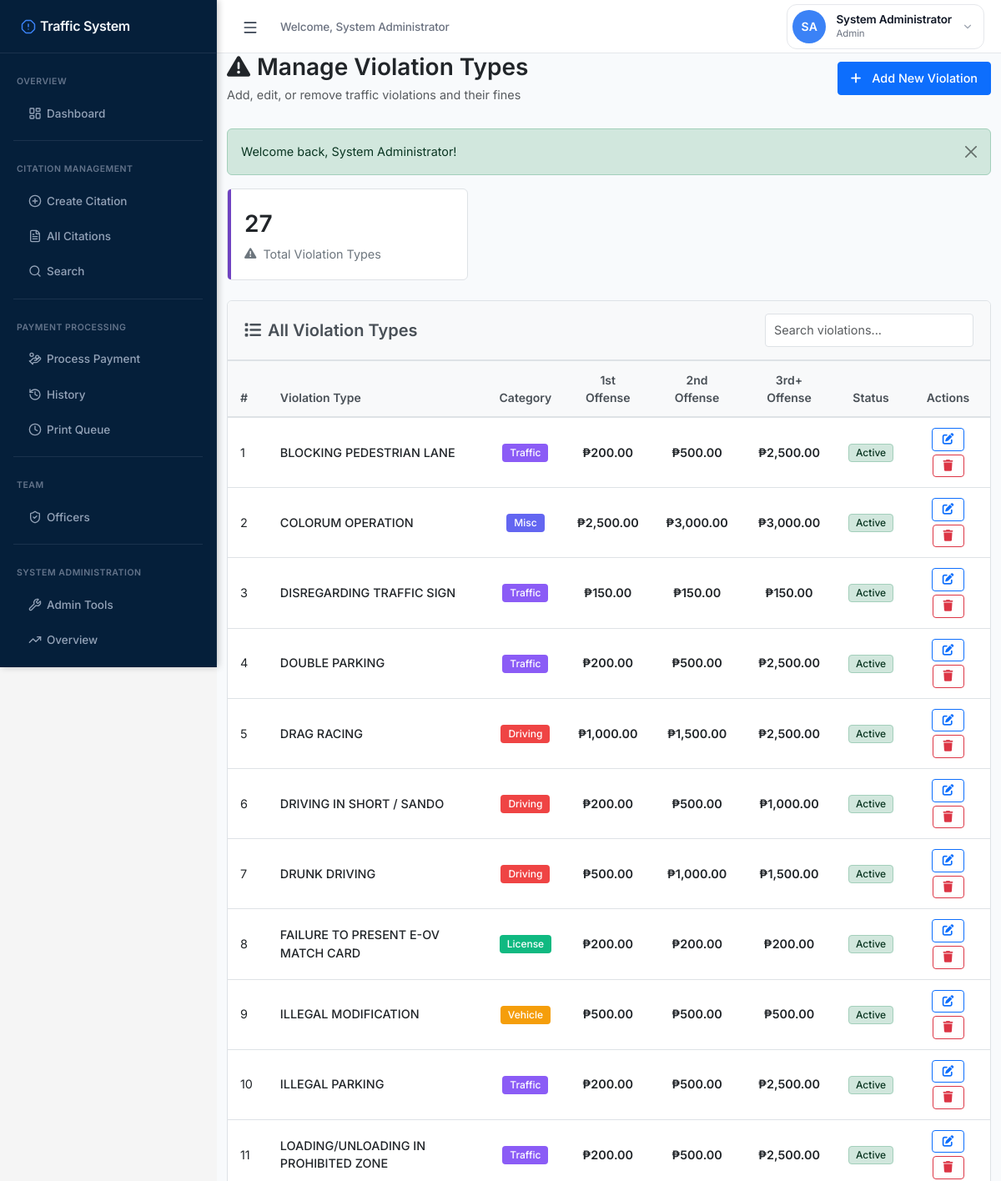
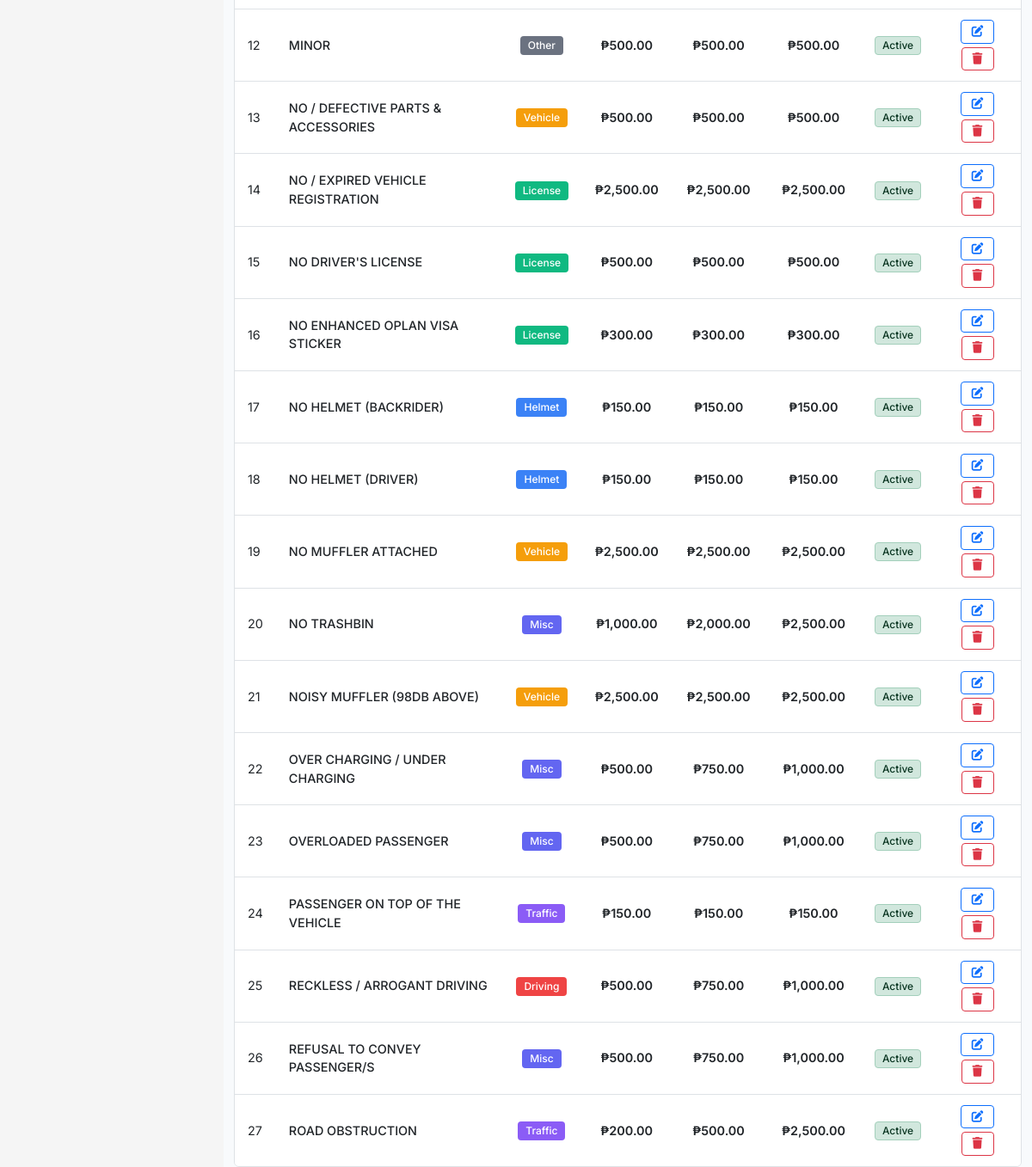
/admin/violations.php (signed in), run on the app's committed database (2 pictures, top to bottom).
### tables this page shows
CREATE TABLE `violation_types` (
  `violation_type_id` int(11) NOT NULL,
  `violation_type` varchar(255) NOT NULL,
  `description` text DEFAULT NULL,
  `category_id` int(11) DEFAULT NULL,
  `category` varchar(50) DEFAULT 'Other',
  `fine_amount_1` decimal(10,2) NOT NULL DEFAULT 500.00,
  `fine_amount_2` decimal(10,2) NOT NULL DEFAULT 1000.00,
  `fine_amount_3` decimal(10,2) NOT NULL DEFAULT 1500.00,
  `is_active` tinyint(1) NOT NULL DEFAULT 1,
  `created_at` datetime NOT NULL DEFAULT current_timestamp()
);

### admin/violations.php (the view, shortened to what this page needs)
<?php
require_once '../includes/functions.php';
$violation_types = [];
try {
    $stmt = db_query(
        "SELECT vt.*, vc.category_name
         FROM violation_types vt
         LEFT JOIN violation_categories vc ON vt.category_id = vc.category_id
         ORDER BY vt.violation_type ASC"
    );
    $violation_types = $stmt->fetchAll();
} catch (Exception $e) {
    error_log("Error fetching violation types: " . $e->getMessage());
    set_flash('Error loading violation types.', 'danger');
}
?>
<!DOCTYPE html>
<html lang="en">
<head>
    <link href="https://cdn.jsdelivr.net/npm/bootstrap@5.3.3/dist/css/bootstrap.min.css" rel="stylesheet">
    <link rel="stylesheet" href="https://cdnjs.cloudflare.com/ajax/libs/font-awesome/6.4.2/css/all.min.css">
</head>
<body>
    <?php include '../public/sidebar.php'; ?>
    <div class="content">
        <div class="container-fluid">
            <div class="page-header d-flex justify-content-between align-items-center">
                <div>
                    <h3><i class="fas fa-exclamation-triangle me-2"></i>Manage Violation Types</h3>
                    <p class="text-muted mb-0">Add, edit, or remove traffic violations and their fines</p>
                </div>
                <button class="btn btn-primary" data-bs-toggle="modal" data-bs-target="#addViolationModal">
                    <i class="fas fa-plus me-2"></i>Add New Violation
                </button>
            </div>
            <?php echo show_flash(); ?>
            <div class="row mb-4">
                <div class="col-md-4">
                    <div class="stat-card">
                        <div class="stat-value"><?php echo count($violation_types); ?></div>
                        <div class="stat-label">
                            <i class="fas fa-exclamation-triangle"></i>
                            <span>Total Violation Types</span>
                        </div>
                    </div>
                </div>
            </div>
            <div class="card">
                <div class="card-header d-flex justify-content-between align-items-center">
                    <span><i class="fas fa-list me-2"></i>All Violation Types</span>
                    <input type="text" class="form-control form-control-sm" id="searchInput" placeholder="Search violations..." style="width: 250px;">
                </div>
                <div class="card-body p-0">
                    <?php if (empty($violation_types)): ?>
                        <div class="empty-state">
                            <i class="fas fa-exclamation-circle d-block"></i>
                            <h5>No Violation Types Found</h5>
                            <p>Click "Add New Violation" to create your first violation type.</p>
                        </div>
                    <?php else: ?>
                        <div class="table-responsive">
                            <table class="table table-hover mb-0" id="violationsTable">
                                <thead class="table-light">
                                    <tr>
                                        <th>#</th>
                                        <th>Violation Type</th>
                                        <th class="text-center">Category</th>
                                        <th class="text-center">1st Offense</th>
                                        <th class="text-center">2nd Offense</th>
                                        <th class="text-center">3rd+ Offense</th>
                                        <th class="text-center">Status</th>
                                        <th class="text-center">Actions</th>
                                    </tr>
                                </thead>
                                <tbody>
                                    <?php foreach ($violation_types as $index => $violation): ?>
                                        <tr>
                                            <td><?php echo $index + 1; ?></td>
                                            <td class="violation-name"><?php echo htmlspecialchars($violation['violation_type']); ?></td>
                                            <td class="text-center">
                                                <span class="badge" style="background-color: <?php
                                                    $category = $violation['category'] ?? 'Other';
                                                    $colors = [
                                                        'Helmet' => '#3b82f6',
                                                        'License' => '#10b981',
                                                        'Vehicle' => '#f59e0b',
                                                        'Driving' => '#ef4444',
                                                        'Traffic' => '#8b5cf6',
                                                        'Misc' => '#6366f1',
                                                        'Other' => '#6b7280'
                                                    ];
                                                    echo $colors[$category] ?? '#6b7280';
                                                ?>">
                                                    <?php echo htmlspecialchars($category); ?>
                                                </span>
                                            </td>
                                            <td class="text-center fine-amount">₱<?php echo number_format($violation['fine_amount_1'], 2); ?></td>
                                            <td class="text-center fine-amount">₱<?php echo number_format($violation['fine_amount_2'], 2); ?></td>
                                            <td class="text-center fine-amount">₱<?php echo number_format($violation['fine_amount_3'], 2); ?></td>
                                            <td class="text-center">
                                                <?php if (isset($violation['is_active']) && $violation['is_active']): ?>
                                                    <span class="badge bg-success">Active</span>
                                                <?php else: ?>
                                                    <span class="badge bg-secondary">Inactive</span>
                                                <?php endif; ?>
                                            </td>
                                            <td class="text-center action-buttons">
                                                <button class="btn btn-sm btn-outline-primary" onclick="editViolation(<?php echo htmlspecialchars(json_encode($violation)); ?>)" title="Edit">
                                                    <i class="fas fa-edit"></i>
                                                </button>
                                                <button class="btn btn-sm btn-outline-danger" onclick="deleteViolation(<?php echo $violation['violation_type_id']; ?>, '<?php echo htmlspecialchars($violation['violation_type']); ?>')" title="Delete">
                                                    <i class="fas fa-trash"></i>
                                                </button>
                                            </td>
                                        </tr>
                                    <?php endforeach; ?>
                                </tbody>
                            </table>
                        </div>
                    <?php endif; ?>
                </div>
            </div>
        </div>
    </div>
</body>
</html>

### admin/violations.php (style rules this page uses)
:root { --primary-blue: #0d6efd; --success-green: #198754; --info-cyan: #0dcaf0; --warning-yellow: #ffc107; --danger-red: #dc3545; --secondary-gray: #6c757d; --purple: #6f42c1; --white: #ffffff; --off-white: #f5f5f5; --light-gray: #f8f9fa; --medium-gray: #e9ecef; --border-gray: #dee2e6; --text-dark: #212529; --text-muted: #6c757d; --text-label: #495057; }
body { background: var(--off-white); font-family: 'Segoe UI', Tahoma, Geneva, Verdana, sans-serif; font-size: clamp(0.875rem, 2.3vw, 0.9rem); line-height: 1.5; color: var(--text-dark); }
.content { padding: clamp(15px, 3vw, 20px); }
.page-header h3 { font-size: clamp(1.5rem, 4vw, 1.75rem); font-weight: 600; color: var(--text-dark); margin-bottom: 5px; }
.page-header p { font-size: clamp(0.85rem, 2.5vw, 0.9rem); color: var(--text-muted); }
.page-header { margin-bottom: 30px; }
.stat-card { background: var(--white); border: 1px solid var(--border-gray); border-radius: 6px; padding: clamp(15px, 3vw, 20px); position: relative; transition: box-shadow 0.2s; }
.stat-card::before { content: ''; position: absolute; top: 0; left: 0; width: 4px; height: 100%; border-radius: 6px 0 0 6px; background: var(--purple); }
.stat-value { font-size: clamp(1.5rem, 4vw, 1.75rem); font-weight: 600; color: var(--text-dark); margin-bottom: 5px; }
.stat-label { font-size: clamp(0.85rem, 2.5vw, 0.9rem); color: var(--text-muted); display: flex; align-items: center; gap: 8px; }
.card { background: var(--white); border: 1px solid var(--border-gray); border-radius: 6px; overflow: hidden; }
.card-header { background: var(--light-gray); border-bottom: 2px solid var(--border-gray); font-weight: 600; color: var(--text-label); padding: 15px 20px; font-size: clamp(1.1rem, 3vw, 1.25rem); }
.table { margin-bottom: 0; font-size: clamp(0.85rem, 2.5vw, 0.9rem); }
.table th { background: var(--light-gray); font-weight: 600; color: var(--text-label); border-top: none; border-bottom: 2px solid var(--border-gray); padding: 12px 15px; font-size: 0.875rem; }
.table td { padding: 10px 15px; color: var(--text-dark); border-bottom: 1px solid var(--border-gray); vertical-align: middle; }
.table tbody tr:last-child td { border-bottom: none; }
.badge { padding: 4px 8px; border-radius: 4px; font-size: clamp(0.7rem, 2vw, 0.75rem); font-weight: 500; border: 1px solid transparent; }
.badge.bg-success { background: #d1e7dd !important; color: #0a3622 !important; border-color: #a3cfbb; }
.btn { border-radius: 4px; padding: 8px 15px; font-size: clamp(0.85rem, 2.5vw, 0.9rem); font-weight: 500; transition: all 0.2s; display: inline-flex; align-items: center; justify-content: center; gap: 5px; }
.btn-sm { padding: 6px 12px; font-size: 0.85rem; }
.btn-primary { background: var(--primary-blue); border: 1px solid var(--primary-blue); }
.btn-outline-primary { color: var(--primary-blue); border: 1px solid var(--primary-blue); }
.btn-outline-danger { color: var(--danger-red); border: 1px solid var(--danger-red); }
.form-control { border: 1px solid var(--border-gray); border-radius: 4px; padding: 8px 10px; font-size: clamp(0.85rem, 2.5vw, 0.9rem); }
.fine-amount { font-weight: 600; color: var(--danger-red); }
.violation-name { font-weight: 500; color: var(--text-dark); }
.action-buttons .btn { margin: 2px; }
.card-header .form-control { border: 1px solid var(--border-gray); }

### public/sidebar.php (style rules this page uses)
:root { --sidebar-width: 260px; --sidebar-collapsed-width: 72px; --primary-color: #3b82f6; --primary-hover: #2563eb; --sidebar-bg: #051f3a; --sidebar-item-hover: rgba(59, 130, 246, 0.1); --sidebar-item-active: rgba(59, 130, 246, 0.2); --text-primary: #f1f5f9; --text-secondary: #94a3b8; --accent-color: #3b82f6; --border-color: rgba(148, 163, 184, 0.1); --shadow-sm: 0 1px 2px rgba(0, 0, 0, 0.05); --shadow-md: 0 4px 6px rgba(0, 0, 0, 0.15); }
* { font-family: 'Inter', -apple-system, BlinkMacSystemFont, 'Segoe UI', sans-serif; }
.content { margin-left: var(--sidebar-width); padding: 0; padding-top: 64px; min-height: 100vh; background: #f8fafc; transition: margin-left 0.3s cubic-bezier(0.4, 0, 0.2, 1); }

### data on the page
violation_types: violation_type "BLOCKING PEDESTRIAN LANE", category "Traffic", fine_amount_1 "200.00", fine_amount_2 "500.00", fine_amount_3 "2,500.00", is_active "Active"
violation_types: violation_type "COLORUM OPERATION", category "Misc", fine_amount_1 "2,500.00", fine_amount_2 "3,000.00", fine_amount_3 "3,000.00", is_active "Active"
violation_types: violation_type "DISREGARDING TRAFFIC SIGN", category "Traffic", fine_amount_1 "150.00", fine_amount_2 "150.00", fine_amount_3 "150.00", is_active "Active"
violation_types: violation_type "DOUBLE PARKING", category "Traffic", fine_amount_1 "200.00", fine_amount_2 "500.00", fine_amount_3 "2,500.00", is_active "Active"
violation_types: violation_type "DRAG RACING", category "Driving", fine_amount_1 "1,000.00", fine_amount_2 "1,500.00", fine_amount_3 "2,500.00", is_active "Active"
violation_types: violation_type "DRIVING IN SHORT / SANDO", category "Driving", fine_amount_1 "200.00", fine_amount_2 "500.00", fine_amount_3 "1,000.00", is_active "Active"
violation_types: violation_type "DRUNK DRIVING", category "Driving", fine_amount_1 "500.00", fine_amount_2 "1,000.00", fine_amount_3 "1,500.00", is_active "Active"
violation_types: violation_type "FAILURE TO PRESENT E-OV MATCH CARD", category "License", fine_amount_1 "200.00", fine_amount_2 "200.00", fine_amount_3 "200.00", is_active "Active"
violation_types: violation_type "ILLEGAL MODIFICATION", category "Vehicle", fine_amount_1 "500.00", fine_amount_2 "500.00", fine_amount_3 "500.00", is_active "Active"
violation_types: violation_type "ILLEGAL PARKING", category "Traffic", fine_amount_1 "200.00", fine_amount_2 "500.00", fine_amount_3 "2,500.00", is_active "Active"
violation_types: violation_type "LOADING/UNLOADING IN PROHIBITED ZONE", category "Traffic", fine_amount_1 "200.00", fine_amount_2 "500.00", fine_amount_3 "2,500.00", is_active "Active"
violation_types: violation_type "MINOR", category "Other", fine_amount_1 "500.00", fine_amount_2 "500.00", fine_amount_3 "500.00", is_active "Active"
violation_types: violation_type "NO / DEFECTIVE PARTS & ACCESSORIES", category "Vehicle", fine_amount_1 "500.00", fine_amount_2 "500.00", fine_amount_3 "500.00", is_active "Active"
violation_types: violation_type "NO / EXPIRED VEHICLE REGISTRATION", category "License", fine_amount_1 "2,500.00", fine_amount_2 "2,500.00", fine_amount_3 "2,500.00", is_active "Active"
violation_types: violation_type "NO DRIVER'S LICENSE", category "License", fine_amount_1 "500.00", fine_amount_2 "500.00", fine_amount_3 "500.00", is_active "Active"
violation_types: violation_type "NO ENHANCED OPLAN VISA STICKER", category "License", fine_amount_1 "300.00", fine_amount_2 "300.00", fine_amount_3 "300.00", is_active "Active"
violation_types: violation_type "NO HELMET (BACKRIDER)", category "Helmet", fine_amount_1 "150.00", fine_amount_2 "150.00", fine_amount_3 "150.00", is_active "Active"
violation_types: violation_type "NO HELMET (DRIVER)", category "Helmet", fine_amount_1 "150.00", fine_amount_2 "150.00", fine_amount_3 "150.00", is_active "Active"
violation_types: violation_type "NO MUFFLER ATTACHED", category "Vehicle", fine_amount_1 "2,500.00", fine_amount_2 "2,500.00", fine_amount_3 "2,500.00", is_active "Active"
violation_types: violation_type "NO TRASHBIN", category "Misc", fine_amount_1 "1,000.00", fine_amount_2 "2,000.00", fine_amount_3 "2,500.00", is_active "Active"
violation_types: violation_type "NOISY MUFFLER (98DB ABOVE)", category "Vehicle", fine_amount_1 "2,500.00", fine_amount_2 "2,500.00", fine_amount_3 "2,500.00", is_active "Active"
violation_types: violation_type "OVER CHARGING / UNDER CHARGING", category "Misc", fine_amount_1 "500.00", fine_amount_2 "750.00", fine_amount_3 "1,000.00", is_active "Active"
violation_types: violation_type "OVERLOADED PASSENGER", category "Misc", fine_amount_1 "500.00", fine_amount_2 "750.00", fine_amount_3 "1,000.00", is_active "Active"
violation_types: violation_type "PASSENGER ON TOP OF THE VEHICLE", category "Traffic", fine_amount_1 "150.00", fine_amount_2 "150.00", fine_amount_3 "150.00", is_active "Active"
violation_types: violation_type "RECKLESS / ARROGANT DRIVING", category "Driving", fine_amount_1 "500.00", fine_amount_2 "750.00", fine_amount_3 "1,000.00", is_active "Active"
violation_types: violation_type "REFUSAL TO CONVEY PASSENGER/S", category "Misc", fine_amount_1 "500.00", fine_amount_2 "750.00", fine_amount_3 "1,000.00", is_active "Active"
violation_types: violation_type "ROAD OBSTRUCTION", category "Traffic", fine_amount_1 "200.00", fine_amount_2 "500.00", fine_amount_3 "2,500.00", is_active "Active"

### other printed values
$_SESSION['full_name'] "System Administrator"
$initials "SA"
$_SESSION['user_role'] "Admin"
$flash['message'] "Welcome back, System Administrator!"
count($violation_types) "27"
